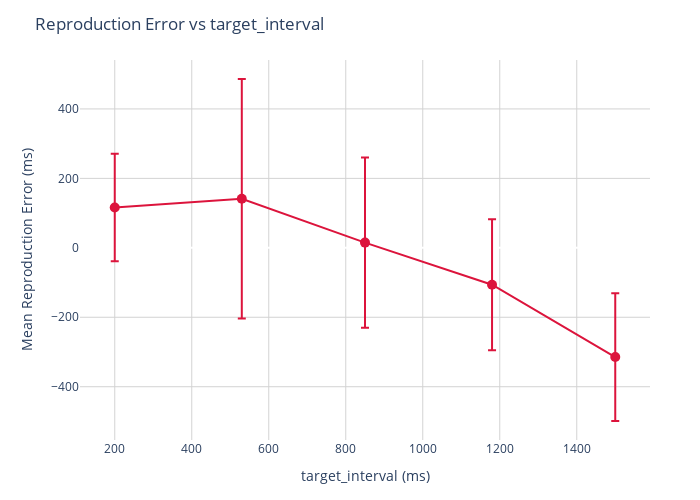

Notebook code for this chart:
### Markdown cell above
# Error vs Target Interval

### Code cell
# Compute mean ± std of error per Target Interval
error_summary = go_df.groupby('target_interval')['reproduction_error'].agg(['mean', 'std', 'count']).reset_index()

error_trace = go.Scatter(
    x=error_summary['target_interval'],
    y=error_summary['mean'],
    error_y=dict(
        type='data',
        array=error_summary['std'],
        visible=True
    ),
    mode='markers+lines',
    marker=dict(size=10, color='crimson'),
    line=dict(width=2),
    name='Mean Error ± STD'
)

layout2 = go.Layout(
    title='Reproduction Error vs target_interval',
    xaxis=dict(title='target_interval (ms)'),
    yaxis=dict(title='Mean Reproduction Error (ms)'),
    width=700,
    height=500,
    margin=dict(l=80, r=50, t=60, b=60),
    plot_bgcolor='white'
)

fig2 = go.Figure(data=[error_trace], layout=layout2)
fig2.update_xaxes(showgrid=True, gridcolor='lightgray')
fig2.update_yaxes(showgrid=True, gridcolor='lightgray')

fig2.show()

### Figure 1 — Plotly figure (JSON) as saved in the notebook; plotly's stock layout.template omitted (floating-point values rounded to 4 significant figures)
{"data": [{"error_y": {"array": [154.7, 344.8, 244.9, 188.3, 184.1], "type": "data", "visible": true}, "line": {"width": 2}, "marker": {"color": "crimson", "size": 10}, "mode": "markers+lines", "name": "Mean Error ± STD", "type": "scatter", "x": [200, 530, 850, 1180, 1500], "y": [116.0, 141.4, 15.07, -106.3, -314.6]}], "layout": {"height": 500, "margin": {"b": 60, "l": 80, "r": 50, "t": 60}, "plot_bgcolor": "white", "title": {"text": "Reproduction Error vs target_interval"}, "width": 700, "xaxis": {"gridcolor": "lightgray", "showgrid": true, "title": {"text": "target_interval (ms)"}}, "yaxis": {"gridcolor": "lightgray", "showgrid": true, "title": {"text": "Mean Reproduction Error (ms)"}}}}
